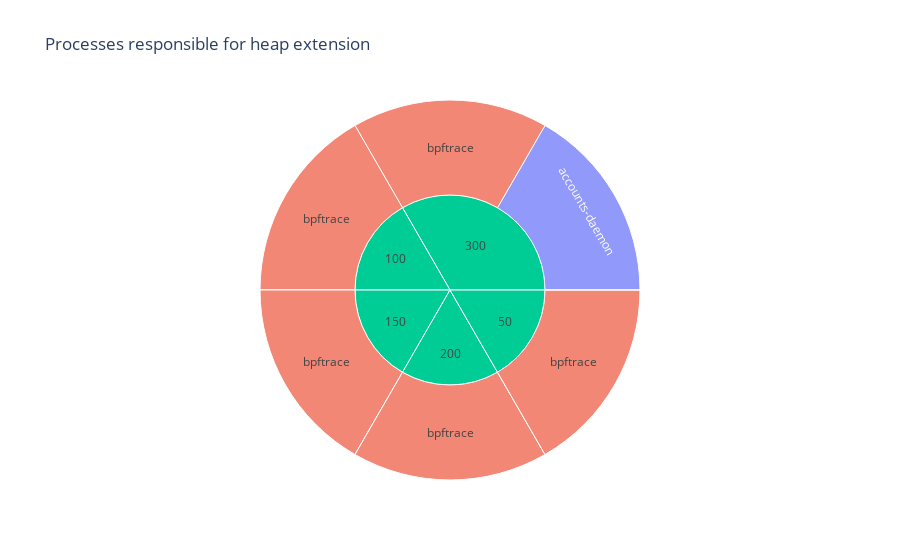
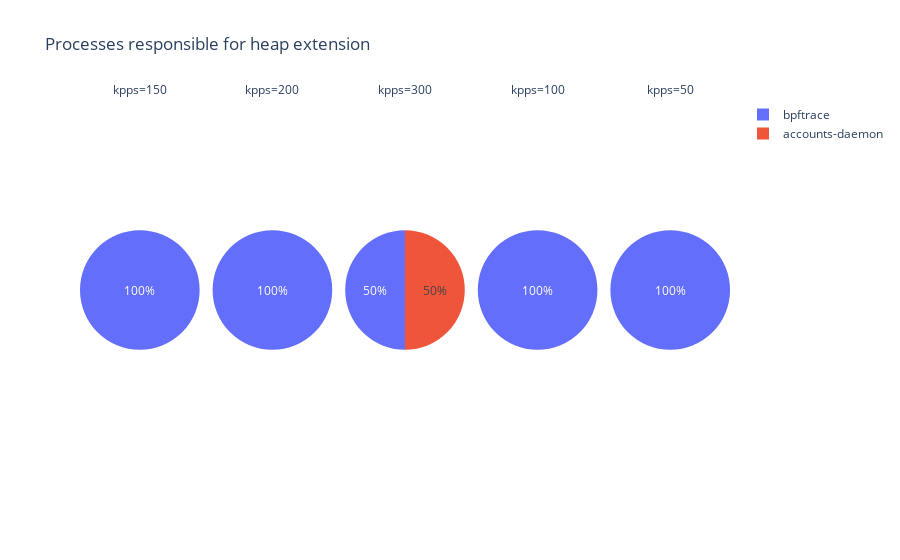

Notebook cell for these charts, in order:
### Code cell
data_df = spark.read.option("basePath", basePath).json(
f"{basePath}/kpps=*/tool=sys_enter_brk")

schema = StructType([
  StructField('type', StringType(), True),
  StructField('kpps', StringType(), True),
  StructField('count', IntegerType(), True),
  StructField('process', IntegerType(), True),
  ])

#Create empty DataFrame directly.
sys_enter_brk_df = spark.createDataFrame([], schema)

columns = data_df.select("data.@.*").columns
data_df = data_df.select("*", "data.@.*").drop("data")
data_df.show()
for c in columns:
  try:
    df = data_df.select("type", "kpps", col(c).alias('count')).withColumn('process', lit(c))
    sys_enter_brk_df = sys_enter_brk_df.union(df)
  except:
    print("Failed to find {</em>".format(c))

sys_enter_brk_df.show()
sys_enter_brk_fig = px.sunburst(sys_enter_brk_df.orderBy(col('kpps')).toPandas(), path=['kpps', 'process'], values='count',
                  color='process', hover_data=['count'],
                  title="Processes responsible for heap extension")
sys_enter_brk_fig.show()
sys_enter_brk_fig.write_image("images/sys_enter_brk.jpeg")
sys_enter_brk_fig_2 = px.pie(sys_enter_brk_df.toPandas(), values='count', names='process',
                facet_col="kpps",
                title="Processes responsible for heap extension")
# cachetop_fig_pie.update_traces(textinfo='value')
sys_enter_brk_fig_2.show()
sys_enter_brk_fig_2.write_image("images/sys_enter_brk_fig_2.jpeg")
with open(html_output_file, 'a') as f:
    f.write(sys_enter_brk_fig.to_html(full_html=False, include_plotlyjs='cdn'))

### Figure 1 — Plotly figure (JSON) as saved in the notebook; plotly's stock layout.template omitted (floating-point values rounded to 4 significant figures)
{"data": [{"branchvalues": "total", "customdata": [[0, "accounts-daemon"], [0, "accounts-daemon"], [0, "accounts-daemon"], [1, "accounts-daemon"], [0, "accounts-daemon"], [1, "bpftrace"], [1, "bpftrace"], [1, "bpftrace"], [1, "bpftrace"], [1, "bpftrace"], [1, "(?)"], [1, "(?)"], [1, "(?)"], [2, "(?)"], [1, "(?)"]], "domain": {"x": [0, 1], "y": [0, 1]}, "hovertemplate": "labels=%{label}<br>count=%{customdata[0]}<br>parent=%{parent}<br>id=%{id}<br>process=%{customdata[1]}<extra></extra>", "ids": ["100/accounts-daemon", "150/accounts-daemon", "200/accounts-daemon", "300/accounts-daemon", "50/accounts-daemon", "100/bpftrace", "150/bpftrace", "200/bpftrace", "300/bpftrace", "50/bpftrace", "100", "150", "200", "300", "50"], "labels": ["accounts-daemon", "accounts-daemon", "accounts-daemon", "accounts-daemon", "accounts-daemon", "bpftrace", "bpftrace", "bpftrace", "bpftrace", "bpftrace", "100", "150", "200", "300", "50"], "marker": {"colors": ["#636efa", "#636efa", "#636efa", "#636efa", "#636efa", "#EF553B", "#EF553B", "#EF553B", "#EF553B", "#EF553B", "#00cc96", "#00cc96", "#00cc96", "#00cc96", "#00cc96"]}, "name": "", "parents": ["100", "150", "200", "300", "50", "100", "150", "200", "300", "50", "", "", "", "", ""], "type": "sunburst", "values": [0, 0, 0, 1, 0, 1, 1, 1, 1, 1, 1, 1, 1, 2, 1]}], "layout": {"legend": {"tracegroupgap": 0}, "title": {"text": "Processes responsible for heap extension"}}}

### Figure 2 — Plotly figure (JSON) as saved in the notebook; plotly's stock layout.template omitted (floating-point values rounded to 4 significant figures; data arrays with more than 128 entries replaced by an {"elided": "..."} marker saying what was removed)
{"data": [{"domain": {"x": [0, 0.184], "y": [0, 1]}, "hovertemplate": "kpps=150<br>process=%{label}<br>count=%{value}<extra></extra>", "labels": {"elided": "442 str values"}, "legendgroup": "", "name": "", "showlegend": true, "type": "pie", "values": {"elided": "442 int values"}}, {"domain": {"x": [0.204, 0.388], "y": [0, 1]}, "hovertemplate": "kpps=200<br>process=%{label}<br>count=%{value}<extra></extra>", "labels": {"elided": "442 str values"}, "legendgroup": "", "name": "", "showlegend": true, "type": "pie", "values": {"elided": "442 int values"}}, {"domain": {"x": [0.408, 0.592], "y": [0, 1]}, "hovertemplate": "kpps=300<br>process=%{label}<br>count=%{value}<extra></extra>", "labels": {"elided": "440 str values"}, "legendgroup": "", "name": "", "showlegend": true, "type": "pie", "values": {"elided": "440 int values"}}, {"domain": {"x": [0.612, 0.796], "y": [0, 1]}, "hovertemplate": "kpps=100<br>process=%{label}<br>count=%{value}<extra></extra>", "labels": {"elided": "444 str values"}, "legendgroup": "", "name": "", "showlegend": true, "type": "pie", "values": {"elided": "444 int values"}}, {"domain": {"x": [0.816, 1], "y": [0, 1]}, "hovertemplate": "kpps=50<br>process=%{label}<br>count=%{value}<extra></extra>", "labels": {"elided": "444 str values"}, "legendgroup": "", "name": "", "showlegend": true, "type": "pie", "values": {"elided": "444 int values"}}], "layout": {"annotations": [{"font": {}, "showarrow": false, "text": "kpps=150", "x": 0.092, "xanchor": "center", "xref": "paper", "y": 1, "yanchor": "bottom", "yref": "paper"}, {"font": {}, "showarrow": false, "text": "kpps=200", "x": 0.296, "xanchor": "center", "xref": "paper", "y": 1, "yanchor": "bottom", "yref": "paper"}, {"font": {}, "showarrow": false, "text": "kpps=300", "x": 0.5, "xanchor": "center", "xref": "paper", "y": 1, "yanchor": "bottom", "yref": "paper"}, {"font": {}, "showarrow": false, "text": "kpps=100", "x": 0.704, "xanchor": "center", "xref": "paper", "y": 1, "yanchor": "bottom", "yref": "paper"}, {"font": {}, "showarrow": false, "text": "kpps=50", "x": 0.908, "xanchor": "center", "xref": "paper", "y": 1, "yanchor": "bottom", "yref": "paper"}], "legend": {"tracegroupgap": 0}, "title": {"text": "Processes responsible for heap extension"}}}
